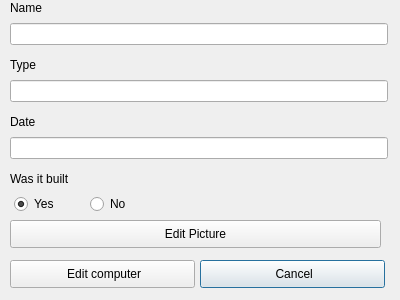
<?xml version="1.0" encoding="UTF-8"?>
<ui version="4.0">
 <class>EditComputerDialog</class>
 <widget class="QDialog" name="EditComputerDialog">
  <property name="geometry">
   <rect>
    <x>0</x>
    <y>0</y>
    <width>400</width>
    <height>300</height>
   </rect>
  </property>
  <property name="windowTitle">
   <string>Edit computer</string>
  </property>
  <property name="windowIcon">
   <iconset resource="myresourcefile.qrc">
    <normaloff>:/icons/icons/edit2.png</normaloff>:/icons/icons/edit2.png</iconset>
  </property>
  <widget class="QLineEdit" name="input_computer_type">
   <property name="geometry">
    <rect>
     <x>10</x>
     <y>80</y>
     <width>378</width>
     <height>22</height>
    </rect>
   </property>
  </widget>
  <widget class="QPushButton" name="button_computer_edit_cancel">
   <property name="geometry">
    <rect>
     <x>200</x>
     <y>260</y>
     <width>185</width>
     <height>28</height>
    </rect>
   </property>
   <property name="text">
    <string> Cancel</string>
   </property>
   <property name="icon">
    <iconset resource="myresourcefile.qrc">
     <normaloff>:/icons/icons/cancel.png</normaloff>:/icons/icons/cancel.png</iconset>
   </property>
  </widget>
  <widget class="QRadioButton" name="edit_computer_radiobutton_no">
   <property name="geometry">
    <rect>
     <x>90</x>
     <y>194</y>
     <width>81</width>
     <height>20</height>
    </rect>
   </property>
   <property name="text">
    <string>No</string>
   </property>
  </widget>
  <widget class="QLabel" name="label_computer_wasItBuilt">
   <property name="geometry">
    <rect>
     <x>10</x>
     <y>171</y>
     <width>378</width>
     <height>16</height>
    </rect>
   </property>
   <property name="text">
    <string>Was it built</string>
   </property>
  </widget>
  <widget class="QLabel" name="label_computer_year_built">
   <property name="geometry">
    <rect>
     <x>10</x>
     <y>114</y>
     <width>378</width>
     <height>16</height>
    </rect>
   </property>
   <property name="text">
    <string>Date</string>
   </property>
  </widget>
  <widget class="QLineEdit" name="input_computer_date">
   <property name="geometry">
    <rect>
     <x>10</x>
     <y>137</y>
     <width>378</width>
     <height>22</height>
    </rect>
   </property>
  </widget>
  <widget class="QLineEdit" name="input_computer_name">
   <property name="geometry">
    <rect>
     <x>10</x>
     <y>23</y>
     <width>378</width>
     <height>22</height>
    </rect>
   </property>
  </widget>
  <widget class="QPushButton" name="button_computer_edit">
   <property name="geometry">
    <rect>
     <x>10</x>
     <y>260</y>
     <width>185</width>
     <height>28</height>
    </rect>
   </property>
   <property name="text">
    <string> Edit computer</string>
   </property>
   <property name="icon">
    <iconset resource="myresourcefile.qrc">
     <normaloff>:/icons/icons/edit2.png</normaloff>:/icons/icons/edit2.png</iconset>
   </property>
  </widget>
  <widget class="QRadioButton" name="edit_computer_radiobutton_yes">
   <property name="geometry">
    <rect>
     <x>14</x>
     <y>194</y>
     <width>69</width>
     <height>20</height>
    </rect>
   </property>
   <property name="text">
    <string>Yes</string>
   </property>
   <property name="checked">
    <bool>true</bool>
   </property>
  </widget>
  <widget class="QLabel" name="label_computer_type">
   <property name="geometry">
    <rect>
     <x>10</x>
     <y>57</y>
     <width>378</width>
     <height>16</height>
    </rect>
   </property>
   <property name="text">
    <string>Type</string>
   </property>
  </widget>
  <widget class="QLabel" name="label_computer_name">
   <property name="geometry">
    <rect>
     <x>10</x>
     <y>0</y>
     <width>378</width>
     <height>16</height>
    </rect>
   </property>
   <property name="text">
    <string>Name</string>
   </property>
  </widget>
  <widget class="QPushButton" name="button_edit_picture">
   <property name="geometry">
    <rect>
     <x>10</x>
     <y>220</y>
     <width>371</width>
     <height>28</height>
    </rect>
   </property>
   <property name="text">
    <string>Edit Picture</string>
   </property>
  </widget>
 </widget>
 <resources>
  <include location="myresourcefile.qrc"/>
 </resources>
 <connections/>
</ui>
